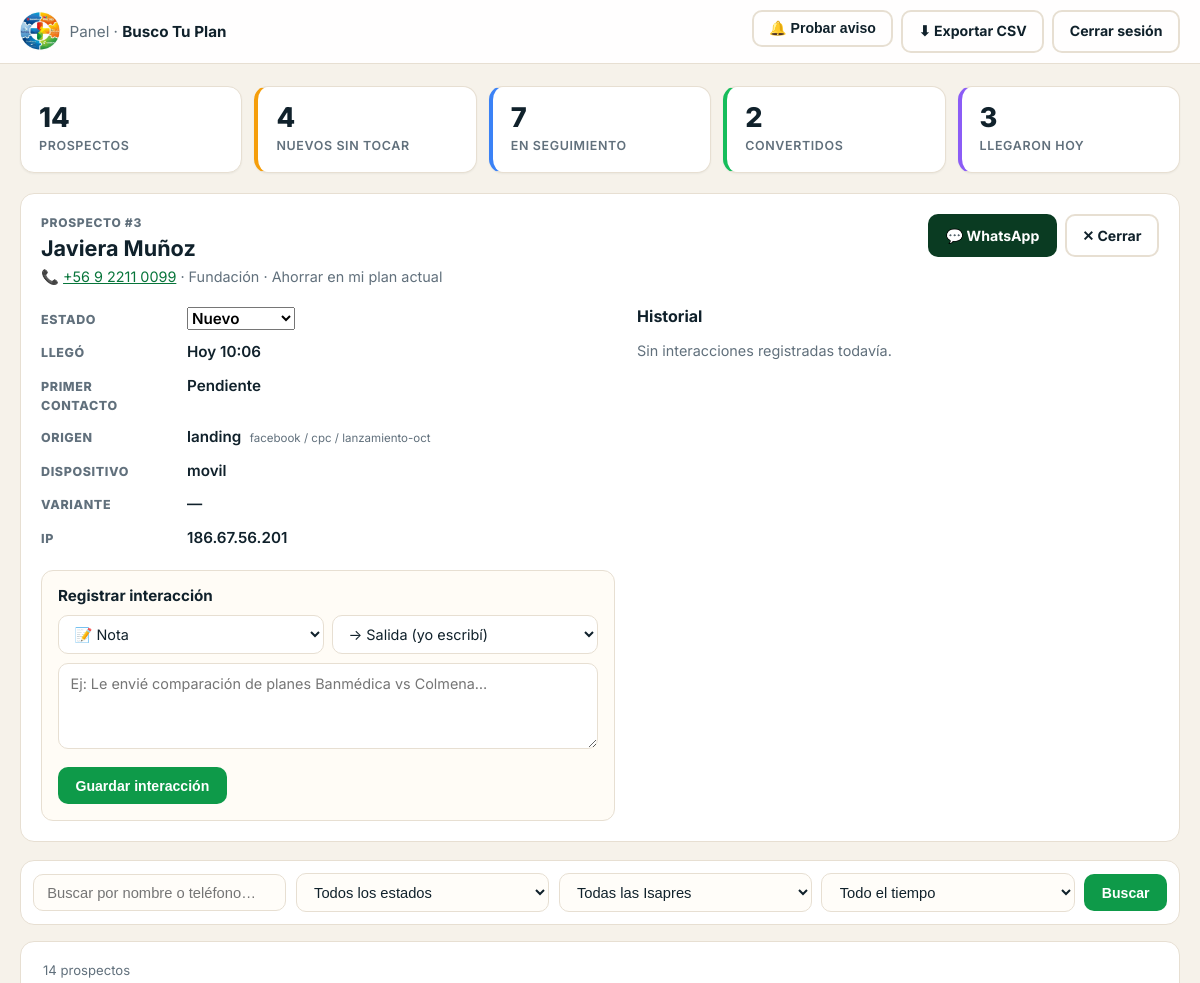
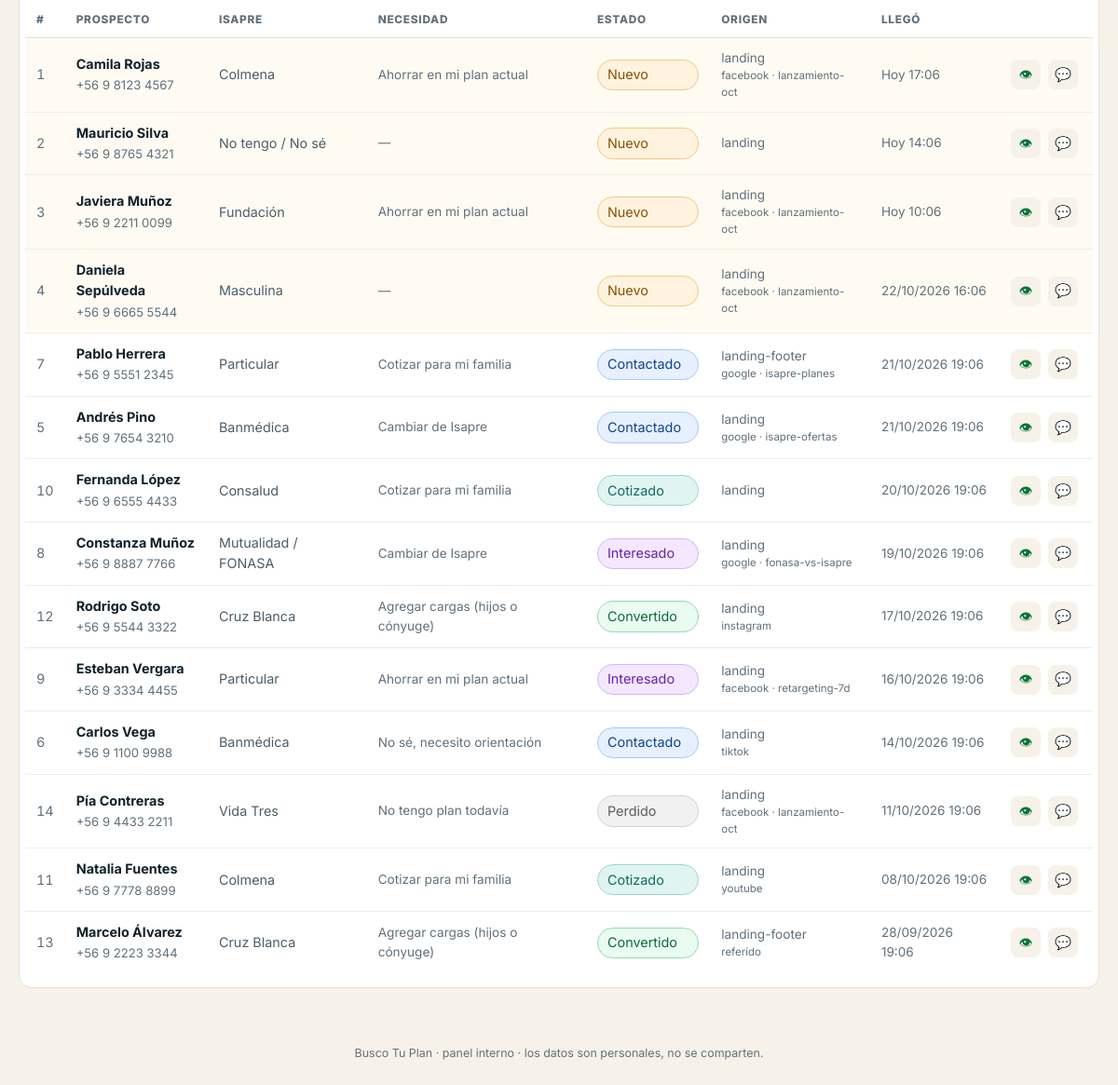
The page /admin/leads.php?ver=3& (signed in) on the database its author committed (2 pictures, top to bottom).
### tables this page shows
CREATE TABLE IF NOT EXISTS `leads` (
  `id`                   INT UNSIGNED     NOT NULL AUTO_INCREMENT,
  `nombre`               VARCHAR(120)     NOT NULL,
  `telefono`             VARCHAR(32)      NOT NULL COMMENT 'Ej: +56987654321',
  `telefono_normalizado` VARCHAR(32)      NOT NULL COMMENT 'Solo dígitos nacionales',
  `email`                VARCHAR(160)     DEFAULT NULL,
  `isapre_actual`        VARCHAR(60)      DEFAULT NULL,
  `necesidad`            VARCHAR(60)      DEFAULT NULL,
  `cargas`               TINYINT UNSIGNED DEFAULT NULL,
  `mensaje`              TEXT             DEFAULT NULL,

   
  `origen`               VARCHAR(40)      NOT NULL DEFAULT 'landing',
  `utm_source`           VARCHAR(120)     DEFAULT NULL,
  `utm_medium`           VARCHAR(120)     DEFAULT NULL,
  `utm_campaign`         VARCHAR(160)     DEFAULT NULL,
  `utm_content`          VARCHAR(160)     DEFAULT NULL,
  `utm_term`             VARCHAR(160)     DEFAULT NULL,
  `variante`             VARCHAR(24)      DEFAULT NULL COMMENT 'CTA que vio: formulario | whatsapp',
  `referrer`             VARCHAR(500)     DEFAULT NULL,
  `landing_url`          VARCHAR(500)     DEFAULT NULL,
  `dispositivo`          VARCHAR(80)      DEFAULT NULL,
  `ip`                   VARCHAR(45)      DEFAULT NULL,
  `user_agent`           VARCHAR(500)     DEFAULT NULL,

   
  `estado`               ENUM('nuevo','contactado','interesado','cotizado',
                               'convertido','perdido') NOT NULL DEFAULT 'nuevo',
  `consentimiento`       TINYINT(1)       NOT NULL DEFAULT 0,
  `contactado_en`        DATETIME         DEFAULT NULL,
  `notas`                TEXT             DEFAULT NULL,

  `created_at`           DATETIME         NOT NULL DEFAULT CURRENT_TIMESTAMP,
  `updated_at`           DATETIME         NOT NULL DEFAULT CURRENT_TIMESTAMP
                                       ON UPDATE CURRENT_TIMESTAMP,

  PRIMARY KEY (`id`),
  KEY `idx_estado`  (`estado`),
  KEY `idx_created` (`created_at`),
  KEY `idx_tel`     (`telefono_normalizado`)
);

### admin/_guard.php (called while the page is built, shortened)
<?php
require_once dirname(__DIR__) . '/config.php';
if (!function_exists('btp_rand')) {
    function e($s) { return htmlspecialchars((string) $s, ENT_QUOTES, 'UTF-8'); }
    function db()
    {
        return btp_conectar();
    }
}
function btp_estados()
{
    return array('nuevo', 'contactado', 'interesado', 'cotizado', 'convertido', 'perdido');
}

### config.php (called while the page is built, shortened)
<?php
if (!function_exists('btp_conectar')) {
    function btp_conectar()
    {
        static $pdo = null;
        if ($pdo !== null) { return $pdo; }
        $dsn = 'mysql:host=' . DB_HOST . ';port=' . DB_PORT . ';dbname=' . DB_NAME . ';charset=utf8mb4';
        $pdo = new PDO($dsn, DB_USER, DB_PASS, array(
            PDO::ATTR_ERRMODE            => PDO::ERRMODE_EXCEPTION,
            PDO::ATTR_DEFAULT_FETCH_MODE => PDO::FETCH_ASSOC,
            PDO::ATTR_EMULATE_PREPARES   => false,
        ));
        try {
            $tzScl  = new DateTimeZone('America/Santiago');
            $offset = (new DateTime('now', $tzScl))->format('P');
            $pdo->exec("SET time_zone = '" . $offset . "'");
        } catch (Exception $e) {
            @error_log('btp: no se pudo fijar time_zone (' . $e->getMessage() . ')');
        }
        return $pdo;
    }
}

### admin/leads.php (the view, shortened to what this page needs)
<?php
require __DIR__ . '/_guard.php';
$estados = btp_estados();
$perPage = 25;
$filtro = function ($clave, $max) {
    $v = isset($_GET[$clave]) ? (string) $_GET[$clave] : '';
    return mb_substr(trim($v), 0, $max, 'UTF-8');
};
$q       = $filtro('q', 60);
$rango   = $filtro('rango', 4);
$page    = max(1, (int) (isset($_GET['page']) ? $_GET['page'] : 1));
$verId   = (int) (isset($_GET['ver']) ? $_GET['ver'] : 0);
$qs = array();
$filtrosQS = http_build_query($qs);
$where  = array();
$params = array();
$wSQL = $where ? (' WHERE ' . implode(' AND ', $where)) : '';
$kpi = db()->query("SELECT COUNT(*) total,
                           COALESCE(SUM(estado = 'nuevo'),0) nuevos,
                           COALESCE(SUM(estado IN ('contactado','interesado','cotizado')),0) seguimiento,
                           COALESCE(SUM(estado = 'convertido'),0) convertidos,
                           COALESCE(SUM(DATE(created_at) = CURDATE()),0) hoy
                    FROM leads")->fetch();
$st = db()->prepare('SELECT COUNT(*) FROM leads' . $wSQL);
$st->execute($params);
$totalFiltrado = (int) $st->fetchColumn();
$st = db()->prepare('SELECT id, nombre, telefono, isapre_actual, necesidad, estado, origen,
                            utm_source, utm_campaign, dispositivo, ip, created_at, contactado_en
                     FROM leads' . $wSQL . ' ORDER BY created_at DESC, id DESC
                     LIMIT :lim OFFSET :des');
$st->bindValue(':lim', $perPage, PDO::PARAM_INT);
$st->bindValue(':des', ($page - 1) * $perPage, PDO::PARAM_INT);
$st->execute();
$leads = $st->fetchAll();
$detalle = null; $actividades = array();
if ($verId > 0) {
    $st = db()->prepare('SELECT * FROM leads WHERE id = ?');
    $st->execute(array($verId));
    $detalle = $st->fetch();
    if ($detalle) {
        $st = db()->prepare('SELECT * FROM lead_activities WHERE lead_id = ? ORDER BY created_at DESC, id DESC');
        $st->execute(array($verId));
        $actividades = $st->fetchAll();
    } else {
        $verId = 0;
    }
}
function fmt_tel($t)
{
    $d = preg_replace('/\D+/', '', (string) $t);
    if (strpos($d, '56') === 0 && strlen($d) >= 11) {
        $d = substr($d, 2);
        return '+56 ' . (strlen($d) === 9 ? substr($d, 0, 1) . ' ' . substr($d, 1, 4) . ' ' . substr($d, 5)
                                           : $d);
    }
    return $t;
}
function wa_de($t) { return 'https://wa.me/' . preg_replace('/\D+/', '', (string) $t); }
function fecha_corta($f)
{
    $ts = strtotime($f);
    $mismoDia = date('Y-m-d') === date('Y-m-d', $ts);
    return $mismoDia
        ? 'Hoy ' . date('H:i', $ts)
        : date('d/m/Y', $ts) . ' ' . date('H:i', $ts);
}
$badge = array(
    'nuevo' => 'b-nuevo', 'contactado' => 'b-contactado', 'interesado' => 'b-interesado',
    'cotizado' => 'b-cotizado', 'convertido' => 'b-convertido', 'perdido' => 'b-perdido',
);
?>
<!doctype html>
<html lang="es-CL">
<head>
<link rel="stylesheet" href="../assets/css/panel.css?v=20261020a">
</head>
<body class="panel-body">
<header class="panel-top">
  <div class="panel-top-in">
    <a class="panel-brand" href="leads.php">
      <img src="../assets/img/logo-icon.webp" alt="" width="40" height="40">
      <span>Panel · <strong>Busco Tu Plan</strong></span>
    </a>
    <nav class="panel-acciones">
      <form method="post" class="inline-form"
            onsubmit="return confirm('Enviar un aviso de prueba por Telegram / correo?')">
        <button type="submit" class="btn-panel btn-panel-ghost">🔔 Probar aviso</button>
      </form>
      <a class="btn-panel btn-panel-ghost"
         href="export.php?<?= e($filtrosQS) ?>">⬇ Exportar CSV</a>
      <a class="btn-panel btn-panel-ghost" href="logout.php">Cerrar sesión</a>
    </nav>
  </div>
</header>
<main class="panel-main">
  <section class="kpis">
    <div class="kpi"><b><?= (int) $kpi['total'] ?></b><span>Prospectos</span></div>
    <div class="kpi kpi-nuevo"><b><?= (int) $kpi['nuevos'] ?></b><span>Nuevos sin tocar</span></div>
    <div class="kpi kpi-seg"><b><?= (int) $kpi['seguimiento'] ?></b><span>En seguimiento</span></div>
    <div class="kpi kpi-conv"><b><?= (int) $kpi['convertidos'] ?></b><span>Convertidos</span></div>
    <div class="kpi kpi-hoy"><b><?= (int) $kpi['hoy'] ?></b><span>Llegaron hoy</span></div>
  </section>
  <?php if ($detalle): ?>
  <section class="detalle">
    <div class="detalle-head">
      <div>
        <p class="detalle-eyebrow">Prospecto #<?= (int) $detalle['id'] ?></p>
        <h2><?= e($detalle['nombre']) ?></h2>
        <p class="detalle-sub">
          📞 <a href="tel:<?= e($detalle['telefono']) ?>"><?= e(fmt_tel($detalle['telefono'])) ?></a>
          · <?= e($detalle['isapre_actual'] ?: 'Isapre no informada') ?>
          <?php if ($detalle['necesidad']): ?>· <?= e($detalle['necesidad']) ?><?php endif; ?>
        </p>
      </div>
      <div class="detalle-btns">
        <a class="btn-panel btn-panel-wa" target="_blank" rel="noopener"
           href="<?= e(wa_de($detalle['telefono'])) ?>?text=<?= rawurlencode('Hola ' . $detalle['nombre'] . ', te escribo de Busco Tu Plan por tu cotización de plan de Isapre.') ?>">
          💬 WhatsApp</a>
        <a class="btn-panel btn-panel-ghost" href="leads.php?<?= e($filtrosQS) ?>">✕ Cerrar</a>
      </div>
    </div>
    <div class="detalle-grid">
      <div class="detalle-datos">
        <dl>
          <div><dt>Estado</dt><dd>
            <form method="post" class="inline-form" onchange="this.submit()">
              <select name="estado">
                <?php foreach ($estados as $s): ?>
                  <option value="<?= $s ?>" <?= $detalle['estado'] === $s ? 'selected' : '' ?>><?= ucfirst($s) ?></option>
                <?php endforeach; ?>
              </select>
            </form>
          </dd></div>
          <div><dt>Llegó</dt><dd><?= e(fecha_corta($detalle['created_at'])) ?></dd></div>
          <div><dt>Primer contacto</dt><dd><?= $detalle['contactado_en'] ? e(fecha_corta($detalle['contactado_en'])) : 'Pendiente' ?></dd></div>
          <div><dt>Origen</dt><dd><?= e($detalle['origen']) ?>
            <?php if ($detalle['utm_source']): ?>
              <small class="utm"><?= e($detalle['utm_source']) ?> / <?= e($detalle['utm_medium']) ?>
                <?php if ($detalle['utm_campaign']): ?> / <?= e($detalle['utm_campaign']) ?><?php endif; ?></small>
            <?php endif; ?></dd></div>
          <div><dt>Dispositivo</dt><dd><?= e($detalle['dispositivo'] ?: '—') ?></dd></div>
          <div><dt>Variante</dt><dd><?php
            if ($detalle['variante'] === 'whatsapp') { echo 'CTA WhatsApp'; }
            elseif ($detalle['variante'] === 'formulario') { echo 'CTA formulario'; }
            else { echo '—'; }
          ?></dd></div>
          <div><dt>IP</dt><dd><?= e($detalle['ip'] ?: '—') ?></dd></div>
        </dl>
        <form method="post" class="form-actividad">
          <h3>Registrar interacción</h3>
          <div class="fila">
            <select name="tipo" aria-label="Tipo">
              <option value="nota">📝 Nota</option>
            </select>
            <select name="direccion" aria-label="Dirección">
              <option value="salida">→ Salida (yo escribí)</option>
            </select>
          </div>
          <textarea name="detalle" rows="3" required
                    placeholder="Ej: Le envié comparación de planes Banmédica vs Colmena…"></textarea>
          <button type="submit" class="btn-panel btn-panel-verde">Guardar interacción</button>
        </form>
      </div>
      <div class="detalle-actividades">
        <h3>Historial</h3>
        <?php if (!$actividades): ?>
          <p class="vacio">Sin interacciones registradas todavía.</p>
        <?php endif; ?>
      </div>
    </div>
  </section>
  <?php endif; ?>
  <form class="filtros" method="get" action="leads.php">
    <div class="filtros-campo">
      <input type="search" name="q" value="<?= e($q) ?>" placeholder="Buscar por nombre o teléfono…">
    </div>
    <div class="filtros-campo">
      <select name="estado" onchange="this.form.submit()">
        <option value="">Todos los estados</option>
      </select>
    </div>
    <div class="filtros-campo">
      <select name="isapre" onchange="this.form.submit()">
        <option value="">Todas las Isapres</option>
      </select>
    </div>
    <div class="filtros-campo">
      <select name="rango" onchange="this.form.submit()">
        <option value="" <?= $rango === '' ? 'selected' : '' ?>>Todo el tiempo</option>
      </select>
    </div>
    <button type="submit" class="btn-panel btn-panel-verde">Buscar</button>
  </form>
  <section class="tabla-wrap">
    <p class="tabla-resumen">
      <?= $totalFiltrado ?> <?= $totalFiltrado === 1 ? 'prospecto' : 'prospectos' ?>
    </p>
    <?php if (!$leads): ?>
      <div class="vacio-grande">
        <p><strong>Aún no hay prospectos con estos filtros.</strong></p>
        <p>Cuando alguien complete el formulario de la landing aparecerá aquí al instante.</p>
      </div>
    <?php else: ?>
      <div class="tabla-scroll">
      <table class="tabla">
        <thead>
          <tr>
            <th>#</th><th>Prospecto</th><th>Isapre</th><th>Necesidad</th>
            <th>Estado</th><th>Origen</th><th>Llegó</th><th></th>
          </tr>
        </thead>
        <tbody>
          <?php foreach ($leads as $l): ?>
            <tr class="<?= $l['estado'] === 'nuevo' ? 'fila-nueva' : '' ?>">
              <td class="num"><?= (int) $l['id'] ?></td>
              <td>
                <a class="nombre" href="leads.php?ver=<?= (int) $l['id'] ?>&<?= e($filtrosQS) ?>"><?= e($l['nombre']) ?></a>
                <span class="tel"><?= e(fmt_tel($l['telefono'])) ?></span>
              </td>
              <td><?= e($l['isapre_actual'] ?: '—') ?></td>
              <td class="sutil"><?= e($l['necesidad'] ?: '—') ?></td>
              <td>
                <form method="post" class="inline-form" onchange="this.submit()">
                  <select name="estado" class="badge <?= isset($badge[$l['estado']]) ? $badge[$l['estado']] : '' ?>">
                    <?php foreach ($estados as $s): ?>
                      <option value="<?= $s ?>" <?= $l['estado'] === $s ? 'selected' : '' ?>><?= ucfirst($s) ?></option>
                    <?php endforeach; ?>
                  </select>
                </form>
              </td>
              <td class="sutil">
                <?= e($l['origen']) ?>
                <?php if ($l['utm_source']): ?><small class="utm"><?= e($l['utm_source']) ?><?php if ($l['utm_campaign']): ?> · <?= e($l['utm_campaign']) ?><?php endif; ?></small><?php endif; ?>
              </td>
              <td class="sutil"><?= e(fecha_corta($l['created_at'])) ?></td>
              <td class="acciones">
                <a class="icono" title="Ver y dar seguimiento"
                   href="leads.php?ver=<?= (int) $l['id'] ?>&<?= e($filtrosQS) ?>">👁</a>
                <a class="icono" title="Escribir por WhatsApp" target="_blank" rel="noopener"
                   href="<?= e(wa_de($l['telefono'])) ?>?text=<?= rawurlencode('Hola ' . $l['nombre'] . ', te escribo de Busco Tu Plan por tu cotización de plan de Isapre.') ?>">💬</a>
              </td>
            </tr>
          <?php endforeach; ?>
        </tbody>
      </table>
      </div>
    <?php endif; ?>
  </section>
</main>
<footer class="panel-pie">
  Busco Tu Plan · panel interno · los datos son personales, no se comparten.
</footer>
</body>
</html>

### rows shown on the page
leads: id "3", nombre "Javiera Muñoz", telefono "+56 9 2211 0099", isapre_actual "Fundación", necesidad "Ahorrar en mi plan actual", estado "Nuevo", created_at "Hoy 10:06", origen "landing", utm_source "facebook", utm_medium "cpc", utm_campaign "lanzamiento-oct", dispositivo "movil", ip "186.67.56.201"
leads: id "1", nombre "Camila Rojas", telefono "+56 9 8123 4567", isapre_actual "Colmena", necesidad "Ahorrar en mi plan actual", estado "Nuevo", origen "landing", utm_source "facebook", utm_campaign "lanzamiento-oct", created_at "Hoy 17:06"
leads: id "2", nombre "Mauricio Silva", telefono "+56 9 8765 4321", isapre_actual "No tengo / No sé", necesidad "—", estado "Nuevo", origen "landing", created_at "Hoy 14:06"
leads: id "4", nombre "Daniela Sepúlveda", telefono "+56 9 6665 5544", isapre_actual "Masculina", necesidad "—", estado "Nuevo", origen "landing", utm_source "facebook", utm_campaign "lanzamiento-oct", created_at "22/10/2026 16:06"
leads: id "7", nombre "Pablo Herrera", telefono "+56 9 5551 2345", isapre_actual "Particular", necesidad "Cotizar para mi familia", estado "Contactado", origen "landing-footer", utm_source "google", utm_campaign "isapre-planes", created_at "21/10/2026 19:06"
leads: id "5", nombre "Andrés Pino", telefono "+56 9 7654 3210", isapre_actual "Banmédica", necesidad "Cambiar de Isapre", estado "Contactado", origen "landing", utm_source "google", utm_campaign "isapre-ofertas", created_at "21/10/2026 19:06"
leads: id "10", nombre "Fernanda López", telefono "+56 9 6555 4433", isapre_actual "Consalud", necesidad "Cotizar para mi familia", estado "Cotizado", origen "landing", created_at "20/10/2026 19:06"
leads: id "8", nombre "Constanza Muñoz", telefono "+56 9 8887 7766", isapre_actual "Mutualidad / FONASA", necesidad "Cambiar de Isapre", estado "Interesado", origen "landing", utm_source "google", utm_campaign "fonasa-vs-isapre", created_at "19/10/2026 19:06"
leads: id "12", nombre "Rodrigo Soto", telefono "+56 9 5544 3322", isapre_actual "Cruz Blanca", necesidad "Agregar cargas (hijos o cónyuge)", estado "Convertido", origen "landing", utm_source "instagram", created_at "17/10/2026 19:06"
leads: id "9", nombre "Esteban Vergara", telefono "+56 9 3334 4455", isapre_actual "Particular", necesidad "Ahorrar en mi plan actual", estado "Interesado", origen "landing", utm_source "facebook", utm_campaign "retargeting-7d", created_at "16/10/2026 19:06"
leads: id "6", nombre "Carlos Vega", telefono "+56 9 1100 9988", isapre_actual "Banmédica", necesidad "No sé, necesito orientación", estado "Contactado", origen "landing", utm_source "tiktok", created_at "14/10/2026 19:06"
leads: id "14", nombre "Pía Contreras", telefono "+56 9 4433 2211", isapre_actual "Vida Tres", necesidad "No tengo plan todavía", estado "Perdido", origen "landing", utm_source "facebook", utm_campaign "lanzamiento-oct", created_at "11/10/2026 19:06"
leads: id "11", nombre "Natalia Fuentes", telefono "+56 9 7778 8899", isapre_actual "Colmena", necesidad "Cotizar para mi familia", estado "Cotizado", origen "landing", utm_source "youtube", created_at "08/10/2026 19:06"
leads: id "13", nombre "Marcelo Álvarez", telefono "+56 9 2223 3344", isapre_actual "Cruz Blanca", necesidad "Agregar cargas (hijos o cónyuge)", estado "Convertido", origen "landing-footer", utm_source "referido", created_at "28/09/2026 19:06"

### other values the page prints
$kpi['total'] "14"
$kpi['nuevos'] "4"
$kpi['seguimiento'] "7"
$kpi['convertidos'] "2"
$kpi['hoy'] "3"
$totalFiltrado "14"
